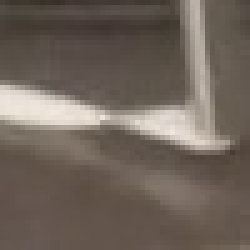
#> input picture raw_data/classification/under/frame0.jpg, 50 x 50 px, found by its file name (shown 5 times larger)
$ python preprocessing.py
#> lines starting #> are read from the running program, lines starting #| are printed output that depends on the picture
'''
    This file contains functions for preprocessing images.
    These are the functions meant to be used:

        - gmms_preprocess_image: This function preprocesses an image using a Gaussian Mixture Model with extra sensitivity for material.
        - gmm_preprocess_image: This function preprocesses an image using a Gaussian Mixture Model.
        - resize_image: This function simply rescales images to a square of size x size pixels. Meant to work with square images.
        - pad_image: This function pads images to a square of size x size pixels. Meant to work with square images.
        - simplify: This function simplifies the image by emphasizing edges and reducing noise through color simplification based on pixel color variation.
        - preprocess_image: This function preprocesses an image by removing noise and emphasizing edges.
        - augment_dataset: This function augments a dataset by applying random rotations and color jitter to images.
        - convert_to_grayscale_recursive: This function converts all images in a folder to grayscale.
        - gmm_parameters: This function fits a Gaussian Mixture Model to an image and returns the means and variances of each cluster.
        - create_bar_chart: This function creates a bar chart with the pixel intensities on the x-axis and the counts on the y-axis.
        - create_bar_chart_with_gmm: This function creates a bar chart with the pixel intensities on the x-axis and the counts on the y-axis. It also adds a red line at means and blue lines at means +/- standard deviations.

'''

from PIL import Image, ImageOps, ImageFilter
import numpy as np
import cv2
import matplotlib.pyplot as plt
from sklearn.cluster import KMeans
from sklearn.mixture import GaussianMixture
import matplotlib.pyplot as plt
import time
import os
import random
from torchvision.transforms import functional as F
import shutil

'''
Gaussian Mixture Model Preprocessing with Extra Sensitivty for Material

    Params:
        img_path: path to image
        num_components: number of clusters to fit

    Returns:
        data: A 2d numpy array. Simplified image split into num_components+1 homogneous
        regions, with a focus on the recently extruded material
'''
def gmms_preprocess_image(img_path, num_components):
#> called with img_path = 'datasets/original/under/frame0.jpg', num_components = 6
    data = cv2.imread(img_path)[:,:,0]
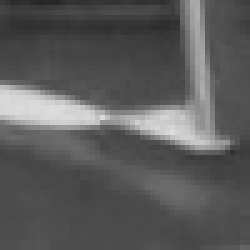
#> data: shape (50, 50) (shown 5 times larger); min 38, max 222, mean 91
    original_shape = data.shape
#> original_shape = (50, 50)
    data = flatten(data)
#> data = 2500 values, max 222 at index 1110, min 38 at index 11, mean 90.96

    # Get means and variances assuming 3 clusters
    means, stdvs = gmm_parameters(data, 3)
#> means = [75.76, 144.6, 208.5]; stdvs = [135.1, 779.5, 63.45]

    # Get information of the cluster with the highest mean
    means = np.sort(means)
    stdvs = np.sqrt(np.sort(stdvs))
#> stdvs = [7.97, 11.62, 27.92]
    max_mean = means[-1]
#> max_mean = 208.5
    max_stdv = stdvs[-1] * 2
#> max_stdv = 55.84
    if(max_stdv > 40): max_stdv = 50

    # This is the range of intensities we believe make up the recently extruded material
    material_range = (max_mean - max_stdv, max_mean + max_stdv)
#> material_range = (158.5, 258.5)
    material_indices = get_indices_within_range(data, material_range)
#> in get_indices_within_range, `lower, upper = range`: lower = 158.5; upper = 258.5
#> material_indices = 234 values from 38 to 1491
    material_data = data[material_indices]
#> material_data = 234 values, max 222 at index 96, min 159 at index 4, mean 193.8

    # Split the material data into num_components clusters
    material_means, material_stdvs = gmm_parameters(material_data, num_components)
#> material_means = [216.4, 181.6, 159.8, 199.8, 167.6, 208.8]; material_stdvs = [4.63, 35.84, 0.915, 28.87, 14.34, 3.98]
    material_means = np.sort(material_means)
#> material_means = [159.8, 167.6, 181.6, 199.8, 208.8, 216.4]
    material_stdvs = np.sqrt(np.sort(material_stdvs))
#> material_stdvs = [0.957, 2, 2.15, 3.79, 5.37, 5.99]

    # Combine information from first cluster, and the material clusters
    total_means = np.insert(material_means, 0, means[0])
#> total_means = [75.76, 159.8, 167.6, 181.6, 199.8, 208.8, 216.4]
    total_stdvs = np.insert(material_stdvs, 0, stdvs[0])
#> total_stdvs = [7.97, 0.957, 2, 2.15, 3.79, 5.37, 5.99]

    # Given the means and standard deviations, split the range 0-255 into 4 intervals
    ranges = get_ranges(total_means, total_stdvs)
#> in get_ranges, `raw_ranges = list(zip(means - std_devs, means + std_devs))`: raw_ranges = [(67.8, 83.73), (158.8, 160.7), (165.6, 169.6), (179.5, 183.8), (196, 203.6), (203.4, 214.1), (210.4, 222.4)]
#> the loop in get_ranges, `for i, (low, high) in enumerate(raw_ranges):` made 7 passes
#> after the loop in get_ranges, `for i, (low, high) in enumerate(raw_ranges):`: ranges = [(0, 121.3), (140, 163.2), (164.4, 174.5), (177, 189.9), (193, 203.5), (203.4, 212.3), (211.3, 255)]

    # Create a list of colors to use for each range
    colors = []
    for i in range(num_components+1):
        colors.append((255/(num_components+1))*i)

    # Replace all values in the data that fall within the ranges with the corresponding color
    for i in range(num_components+1):
        data = replace_values_within_range(data, ranges[i], colors[i])
#> this loop made 7 passes
#> after the loop, data = 2500 values, max 218 at index 950, min 0 at index 0, mean 17.72

    data = unflatten(data, original_shape)
    return data

'''
Gaussian Mixture Model Preprocessing

    Params:
        img_path: path to image
        num_components: number of clusters to fit

    Returns:
        data: A simplified image split into num_components homogneous regions
'''
# [115 lines left out: functions gmm_preprocess_image, resize_image, pad_image, simplify, preprocess_image, not called in this run]

'''
Data Augmentation
    This will not just change images, but generate new images with the augmentation applied
    in your chosen output_dir. The number of files to augment is specified by num_files_to_augment.

    Params:
        data_dir: This is the path to your input directory, which contains the original, unaugmented images.
        output_dir: This is the path to the directory where the function will save the newly generated, augmented images.
        num_files_to_augment: This is the number of images you want to select randomly from each class for augmentation.
        augmentations_per_image: This optional parameter specifies how many augmented versions to create for each selected image. The default is 1.
        rotation_degrees, brightness, contrast, saturation, hue: These optional parameters control the range of the respective transformations. They default to predefined values.

    Input Directory Format:

        input_directory/
        ├── class1/
        │   ├── frame0.jpg
        │   ├── frame1.jpg
        │   └── ...
        ├── class2/
        │   ├── frame0.jpg
        │   ├── frame1.jpg
        │   └── ...
        └── ...

    Output Format:

        output_directory/
        ├── class1/
        │   ├── frame0.jpg (original)
        │   ├── frame1.jpg (original)
        │   ├── frame2.jpg (augmented)
        │   ├── frame3.jpg (augmented)
        │   └── ...
        ├── class2/
        │   ├── frame0.jpg (original)
        │   ├── frame1.jpg (original)
        │   ├── frame2.jpg (augmented)
        │   ├── frame3.jpg (augmented)
        │   └── ...
        └── ...
'''
# [65 lines left out: functions augment_dataset, convert_to_grayscale_recursive, not called in this run]

'''
Gaussian Mixture Model

    Params:
        img_path: path to image
        num_components: number of clusters to fit

    Returns:
        means: list of means for each cluster
        variances: list of variances for each cluster
'''
def gmm_parameters(data, num_components):
    # Reshape data to fit the GMM input requirements (should be 2D)
    data = data.reshape(-1, 1)

    # Initialize Gaussian Mixture Model
    gmm = GaussianMixture(n_components=num_components, random_state=0)

    # Fit the GMM to the data
    gmm.fit(data)

    # Extract means and variances
    means = gmm.means_.flatten()  # Flatten to convert to 1D
    variances = gmm.covariances_.flatten()

    # Return the parameters as a list
    return list(means), list(variances)

'''
Creates a bar chart with the pixel intensities on the x-axis and the counts on the y-axis.

    Params:
        img_path: path to image
'''
# [17 lines left out: function create_bar_chart, not called in this run]

'''
Creates a bar chart with the pixel intensities on the x-axis and the counts on the y-axis.
    - Adds a red line at means
    - Adds blue lines at means +/- standard deviations

    Params:
        img_path: path to image
        num_components: number of clusters to fit
'''
# [31 lines left out: function create_bar_chart_with_gmm, not called in this run]
'''
        Helper Functions
'''

# Return a list of indices in the array that fall within the provided range.
def get_indices_within_range(array, range):
    lower, upper = range
    indices = np.where((array >= lower) & (array <= upper))
    return indices[0].tolist()

# Replace all values in the array that fall within the provided range with the given number.
def replace_values_within_range(array, range, replacement_value):
    lower, upper = range
    array[(array >= lower) & (array <= upper)] = replacement_value
    return array

# Given an image path and number of clusters, returns cluster assignments and cluster centers
# [14 lines left out: function perform_kmeans, not called in this run]

# Splits the range 0-255 into intervals based on the provided means and standard deviations.
def get_ranges(means, std_devs):
    # Calculate the raw ranges
    raw_ranges = list(zip(means - std_devs, means + std_devs))

    # Fix overlaps and extend to 0 and 255
    ranges = []
    for i, (low, high) in enumerate(raw_ranges):
        # If this is the first range, extend the lower bound to 0
        if i == 0:
            low = 0
        # Otherwise, adjust the lower bound to be the midpoint between this range's lower bound and the previous range's upper bound
        else:
            low = (low + ranges[-1][1]) / 2

        # If this is the last range, extend the upper bound to 255
        if i == len(raw_ranges) - 1:
            high = 255
        # Otherwise, adjust the upper bound to be the midpoint between this range's upper bound and the next range's lower bound
        else:
            high = (high + raw_ranges[i+1][0]) / 2

        ranges.append((low, high))

    return ranges

# Turns 2d matrix into 1d vector
def flatten(matrix):
    # Use numpy's ravel function to flatten the matrix
    return matrix.ravel()

# Turns 1d vector into 2d matrix
def unflatten(vector, original_shape):
    # Use numpy's reshape function to convert the vector back to the original matrix shape
#> called with vector = array of shape (2500,), original_shape = (50, 50)
    return vector.reshape(original_shape)
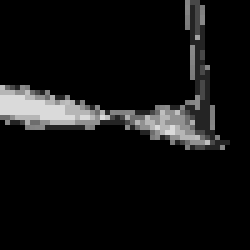
#> returned value: shape (50, 50) (shown 5 times larger); min 0, max 218, mean 17.7


# This is just me tempratily using the functions above to preprocess a dataset


# Define your source and destination folders
source_folder = "datasets/original/under/frame"
destination_folder = "datasets/gmms6_50/under/frame"

frame = 0

while True:
    img_path = source_folder + str(frame) + ".jpg"
    destination_path = destination_folder + str(frame) + ".jpg"

    # img = resize_image(img_path, destination_path, 50)

#> (the run stopped early here; a loop or call above may not have finished)
